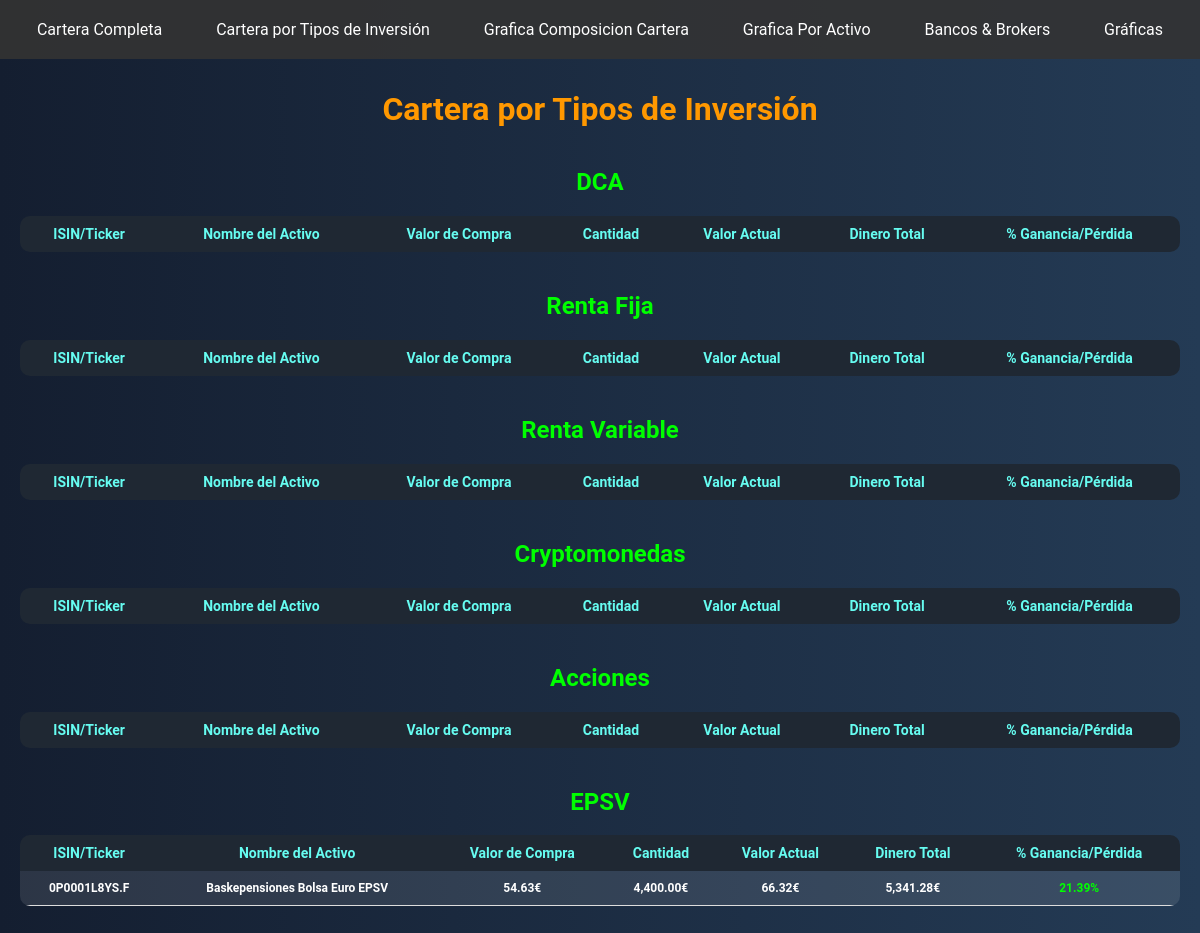
The app's page /templates/tables with its own data.
### tables this page shows
CREATE TABLE investments (
                id INTEGER PRIMARY KEY AUTOINCREMENT,
                isin TEXT NOT NULL,
                asset_name TEXT NOT NULL,
                purchase_value REAL NOT NULL,
                amount REAL NOT NULL,
                current_value REAL,
                total_money REAL,
                profit_loss_percentage REAL,
                investment_type TEXT
            );

### app.py (the view)
@app.route('/templates/tables')
def tables():
    with sqlite3.connect('database.db') as conn:
        cursor = conn.cursor()
        cursor.execute('SELECT * FROM investments')
        investments = cursor.fetchall()
        dca = [inv for inv in investments if inv[8] == "DCA"]
        renta_fija = [inv for inv in investments if inv[8] == "Renta Fija"]
        renta_variable = [inv for inv in investments if inv[8] == "Renta Variable"]
        cryptomonedas = [inv for inv in investments if inv[8] == "Cryptomonedas"]
        acciones = [inv for inv in investments if inv[8] == "Acciones"]
        epsv = [inv for inv in investments if inv[8] == "EPSV"]
    return render_template('tables.html', dca=dca, renta_fija=renta_fija, renta_variable=renta_variable, cryptomonedas=cryptomonedas, acciones=acciones, epsv=epsv)

### templates/tables.html (shortened to what this page needs)
{% extends 'layout.html' %}
{% block content %}
<h1>Cartera por Tipos de Inversión</h1>
<h2 class="table-title">DCA</h2>
<table class="table">
    <thead>
        <tr>
            <th>ISIN/Ticker</th>
            <th>Nombre del Activo</th>
            <th>Valor de Compra</th>
            <th>Cantidad</th>
            <th>Valor Actual</th>
            <th>Dinero Total</th>
            <th>% Ganancia/Pérdida</th>
        </tr>
    </thead>
</table>
<h2 class="table-title">Renta Fija</h2>
<table class="table">
    <thead>
        <tr>
            <th>ISIN/Ticker</th>
            <th>Nombre del Activo</th>
            <th>Valor de Compra</th>
            <th>Cantidad</th>
            <th>Valor Actual</th>
            <th>Dinero Total</th>
            <th>% Ganancia/Pérdida</th>
        </tr>
    </thead>
</table>
<h2 class="table-title">Renta Variable</h2>
<table class="table">
    <thead>
        <tr>
            <th>ISIN/Ticker</th>
            <th>Nombre del Activo</th>
            <th>Valor de Compra</th>
            <th>Cantidad</th>
            <th>Valor Actual</th>
            <th>Dinero Total</th>
            <th>% Ganancia/Pérdida</th>
        </tr>
    </thead>
</table>
<h2 class="table-title">Cryptomonedas</h2>
<table class="table">
    <thead>
        <tr>
            <th>ISIN/Ticker</th>
            <th>Nombre del Activo</th>
            <th>Valor de Compra</th>
            <th>Cantidad</th>
            <th>Valor Actual</th>
            <th>Dinero Total</th>
            <th>% Ganancia/Pérdida</th>
        </tr>
    </thead>
</table>
<h2 class="table-title">Acciones</h2>
<table class="table">
    <thead>
        <tr>
            <th>ISIN/Ticker</th>
            <th>Nombre del Activo</th>
            <th>Valor de Compra</th>
            <th>Cantidad</th>
            <th>Valor Actual</th>
            <th>Dinero Total</th>
            <th>% Ganancia/Pérdida</th>
        </tr>
    </thead>
</table>
<h2 class="table-title">EPSV</h2>
<table class="table">
    <thead>
        <tr>
            <th>ISIN/Ticker</th>
            <th>Nombre del Activo</th>
            <th>Valor de Compra</th>
            <th>Cantidad</th>
            <th>Valor Actual</th>
            <th>Dinero Total</th>
            <th>% Ganancia/Pérdida</th>
        </tr>
    </thead>
    <tbody>
        {% for inv in epsv %}
        <tr>
            <td>{{ inv[1] }}</td>
            <td>{{ inv[2] }}</td>
            <td>{{ '{:,.2f}'.format(inv[3]) }}€</td>
            <td>{{ '{:,.2f}'.format(inv[4]) }}€</td>
            <td>{{ '{:,.2f}'.format(inv[5]) }}€</td>
            <td>{{ '{:,.2f}'.format(inv[6]) }}€</td>
            <td class="{{ 'positive' if inv[7] >= 0 else 'negative' }}">{{ '%.2f' % inv[7] }}%</td>
        </tr>
        {% endfor %}
    </tbody>
</table>
{% endblock %}

### static/styles.css (style rules this page uses)
body { font-family: 'Roboto', sans-serif; background: linear-gradient(to right, #141e30, #243b55); margin: 0; padding: 20px; color: #fff; }
h1 { color: #ff9800; text-align: center; margin-top: 70px; margin-bottom: 40px; }
h2.table-title { color: #00FF00; text-align: center; margin-top: 40px; font-size: 24px; }
.table { width: 100%; border-collapse: collapse; overflow: hidden; border-radius: 10px; margin-bottom: 40px; font-size: 14px; }
.table thead { background: #1f2833; }
.table thead th { color: #66fcf1; font-weight: bold; text-align: center; padding: 10px; transition: background 0.3s; }
.table tbody tr { background: rgba(255, 255, 255, 0.1); transition: background 0.3s; }
.table tbody td { color: #fff; font-weight: bold; text-align: center; padding: 10px; border-bottom: 1px solid #ddd; font-size: 12px; white-space: nowrap; }
.positive { color: #00FF00 !important; }
h1 { margin-top: 70px; }

### records on screen
investments: isin "0P0001L8YS.F", asset_name "Baskepensiones Bolsa Euro EPSV", purchase_value "54.63", amount "4,400.00", current_value "66.32", total_money "5,341.28", profit_loss_percentage "21.39"
